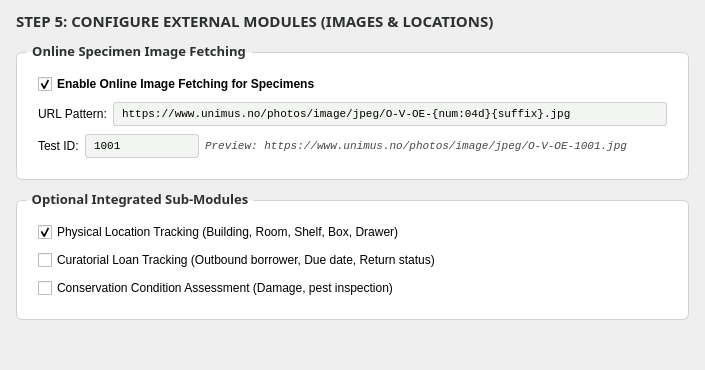
     <widget class="QWidget" name="page_step5">
      <layout class="QVBoxLayout" name="step5_layout">
       <property name="spacing">
        <number>10</number>
       </property>
       <property name="leftMargin">
        <number>16</number>
       </property>
       <property name="topMargin">
        <number>10</number>
       </property>
       <property name="rightMargin">
        <number>16</number>
       </property>
       <property name="bottomMargin">
        <number>10</number>
       </property>
       <item>
        <widget class="QLabel" name="lbl_step5_header">
         <property name="font">
          <font>
           <family>Hanken Grotesk</family>
           <pointsize>11</pointsize>
           <bold>true</bold>
          </font>
         </property>
         <property name="styleSheet">
          <string notr="true">color: #2c302e; border: none;</string>
         </property>
         <property name="text">
          <string>STEP 5: CONFIGURE EXTERNAL MODULES (IMAGES &amp; LOCATIONS)</string>
         </property>
        </widget>
       </item>
       <!-- Online Image Fetching Group -->
       <item>
        <widget class="QGroupBox" name="group_images">
         <property name="font">
          <font>
           <family>Hanken Grotesk</family>
           <pointsize>10</pointsize>
           <bold>true</bold>
          </font>
         </property>
         <property name="styleSheet">
          <string notr="true">
           QGroupBox {
             background-color: #ffffff;
             border: 1px solid #d1d1d1;
             border-radius: 6px;
             margin-top: 10px;
             padding: 12px;
             color: #2c302e;
           }
           QGroupBox::title {
             subcontrol-origin: margin;
             left: 10px;
             padding: 0 4px;
           }
          </string>
         </property>
         <property name="title">
          <string>Online Specimen Image Fetching</string>
         </property>
         <layout class="QVBoxLayout" name="images_layout">
          <property name="spacing">
           <number>8</number>
          </property>
          <item>
           <widget class="QCheckBox" name="chk_enable_images">
            <property name="cursor">
             <cursorShape>PointingHandCursor</cursorShape>
            </property>
            <property name="font">
             <font>
              <family>Segoe UI</family>
              <pointsize>9</pointsize>
              <bold>true</bold>
             </font>
            </property>
            <property name="text">
             <string>Enable Online Image Fetching for Specimens</string>
            </property>
            <property name="checked">
             <bool>true</bool>
            </property>
           </widget>
          </item>
          <item>
           <layout class="QHBoxLayout" name="url_pattern_layout">
            <property name="spacing">
             <number>6</number>
            </property>
            <item>
             <widget class="QLabel" name="lbl_url_pattern">
              <property name="font">
               <font>
                <family>Segoe UI</family>
                <pointsize>9</pointsize>
               </font>
              </property>
              <property name="text">
               <string>URL Pattern:</string>
              </property>
             </widget>
            </item>
            <item>
             <widget class="QLineEdit" name="edit_image_url_pattern">
              <property name="font">
               <font>
                <family>Consolas</family>
                <pointsize>8</pointsize>
               </font>
              </property>
              <property name="styleSheet">
               <string notr="true">
                QLineEdit {
                  background-color: #f2f5f1;
                  border: 1px solid #d1d1d1;
                  border-radius: 3px;
                  padding: 3px 6px;
                }
               </string>
              </property>
              <property name="text">
               <string>https://www.unimus.no/photos/image/jpeg/O-V-OE-{num:04d}{suffix}.jpg</string>
              </property>
             </widget>
            </item>
           </layout>
          </item>
          <item>
           <layout class="QHBoxLayout" name="test_id_layout">
            <property name="spacing">
             <number>6</number>
            </property>
            <item>
             <widget class="QLabel" name="lbl_test_id">
              <property name="font">
               <font>
                <family>Segoe UI</family>
                <pointsize>9</pointsize>
               </font>
              </property>
              <property name="text">
               <string>Test ID:</string>
              </property>
             </widget>
            </item>
            <item>
             <widget class="QLineEdit" name="edit_test_id">
              <property name="font">
               <font>
                <family>Consolas</family>
                <pointsize>8</pointsize>
               </font>
              </property>
              <property name="styleSheet">
               <string notr="true">
                QLineEdit {
                  background-color: #f2f5f1;
                  border: 1px solid #d1d1d1;
                  border-radius: 3px;
                  padding: 3px 6px;
                  max-width: 100px;
                }
               </string>
              </property>
              <property name="text">
               <string>1001</string>
              </property>
             </widget>
            </item>
            <item>
             <widget class="QLabel" name="lbl_url_preview">
              <property name="font">
               <font>
                <family>Consolas</family>
                <pointsize>8</pointsize>
                <italic>true</italic>
               </font>
              </property>
              <property name="styleSheet">
               <string notr="true">color: #444748; border: none;</string>
              </property>
              <property name="text">
               <string>Preview: https://www.unimus.no/photos/image/jpeg/O-V-OE-1001.jpg</string>
              </property>
             </widget>
            </item>
            <item>
             <spacer name="spacer_test_id">
              <property name="orientation">
               <enum>Qt::Horizontal</enum>
              </property>
              <property name="sizeHint" stdset="0">
               <size>
                <width>40</width>
                <height>20</height>
               </size>
              </property>
             </spacer>
            </item>
           </layout>
          </item>
         </layout>
        </widget>
       </item>
       <!-- Optional Modules Group -->
       <item>
        <widget class="QGroupBox" name="group_modules">
         <property name="font">
          <font>
           <family>Hanken Grotesk</family>
           <pointsize>10</pointsize>
           <bold>true</bold>
          </font>
         </property>
         <property name="styleSheet">
          <string notr="true">
           QGroupBox {
             background-color: #ffffff;
             border: 1px solid #d1d1d1;
             border-radius: 6px;
             margin-top: 10px;
             padding: 12px;
             color: #2c302e;
           }
           QGroupBox::title {
             subcontrol-origin: margin;
             left: 10px;
             padding: 0 4px;
           }
          </string>
         </property>
         <property name="title">
          <string>Optional Integrated Sub-Modules</string>
         </property>
         <layout class="QVBoxLayout" name="modules_layout">
          <property name="spacing">
           <number>8</number>
          </property>
          <item>
           <widget class="QCheckBox" name="chk_module_location">
            <property name="cursor">
             <cursorShape>PointingHandCursor</cursorShape>
            </property>
            <property name="font">
             <font>
              <family>Segoe UI</family>
              <pointsize>9</pointsize>
             </font>
            </property>
            <property name="text">
             <string>Physical Location Tracking (Building, Room, Shelf, Box, Drawer)</string>
            </property>
            <property name="checked">
             <bool>true</bool>
            </property>
           </widget>
          </item>
          <item>
           <widget class="QCheckBox" name="chk_module_loans">
            <property name="cursor">
             <cursorShape>PointingHandCursor</cursorShape>
            </property>
            <property name="font">
             <font>
              <family>Segoe UI</family>
              <pointsize>9</pointsize>
             </font>
            </property>
            <property name="text">
             <string>Curatorial Loan Tracking (Outbound borrower, Due date, Return status)</string>
            </property>
           </widget>
          </item>
          <item>
           <widget class="QCheckBox" name="chk_module_condition">
            <property name="cursor">
             <cursorShape>PointingHandCursor</cursorShape>
            </property>
            <property name="font">
             <font>
              <family>Segoe UI</family>
              <pointsize>9</pointsize>
             </font>
            </property>
            <property name="text">
             <string>Conservation Condition Assessment (Damage, pest inspection)</string>
            </property>
           </widget>
          </item>
         </layout>
        </widget>
       </item>
       <item>
        <spacer name="spacer_step5">
         <property name="orientation">
          <enum>Qt::Vertical</enum>
         </property>
         <property name="sizeHint" stdset="0">
          <size>
           <width>20</width>
           <height>40</height>
          </size>
         </property>
        </spacer>
       </item>
      </layout>
     </widget>
